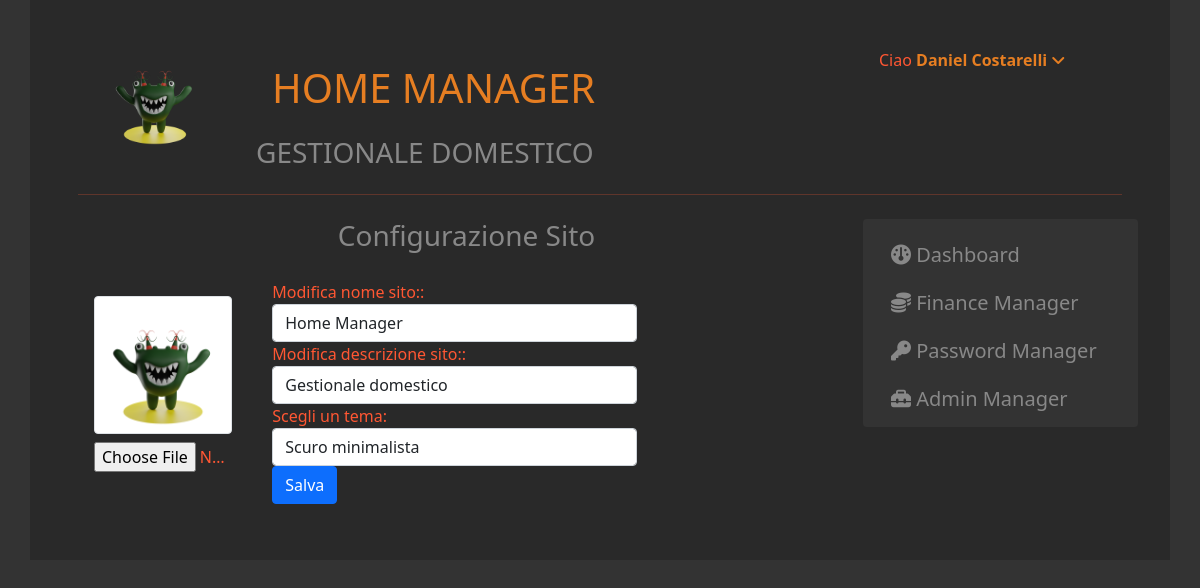
Page /index.php?page=configuration (signed in) on the committed database.
### tables this page shows
CREATE TABLE `configuration` (
  `id` tinyint NOT NULL AUTO_INCREMENT,
  `name` varchar(50) DEFAULT NULL,
  `description` varchar(60) DEFAULT NULL,
  `maintenance` tinyint(1) NOT NULL,
  `logo` varchar(60) DEFAULT NULL,
  `id_color` tinyint NOT NULL,
  PRIMARY KEY (`id`)
);

### index.php (called while the page is built)
<?php
	require_once("system/includes.php");
	if($maintenance == true)
	{
		echo "Sito in manutenzione";
	}
	elseif($maintenance == false)
	{
		require_once("frontend/base.php");
	}
?>

### system/config.php (called while the page is built, shortened)
<?php
require("./configuration/controller/ConfigurationController.class.php");
$config = new ConfigurationController();
$row = $config->selectConfiguration();
if ($row) {
	$title 			= $row['name'];
	$description 	= $row['description'];
	$logo 			= $row['logo'];
}
?>

### configuration/model/Configuration.class.php (called while the page is built, shortened)
<?php
require("./system/connection.php");
class Configuration
{
    public function getConfiguration() {
        global $conn;
        $query = "SELECT name, description, maintenance, logo, id_color FROM configuration";
        $result = mysqli_query($conn, $query);
        $row = mysqli_fetch_assoc($result);
        return $row;
    }
}
?>

### system/includes.php (called while the page is built)
<?php
	require_once("system/functions.php");
	require_once("system/config.php");
	require_once("system/component.class.php");
?>

### configuration/model/Colors.class.php (called while the page is built, shortened)
<?php
require("./system/connection.php");
class Colors
{
    public function __construct() {
        $this->table = 'colors';
    }
    public function getAllThemes() {
        global $conn;
        $query = "SELECT * FROM $this->table;";
        $result = mysqli_query($conn, $query);
        $themes = array();
        if ($result->num_rows > 0) {
            while ($row = mysqli_fetch_assoc($result)) {
                $themes[] = $row;
            }
        }
        return $themes;
    }
}
?>

### configuration/controller/ConfigurationController.class.php (the view, shortened to what this page needs)
<?php
require("./configuration/model/Configuration.class.php");
require("./configuration/model/Colors.class.php");
class ConfigurationController
{
    public function __construct() {
        $this->config = new Configuration();
        $this->colors = new Colors();
    }
    public function selectConfiguration() {
        return $this->config->getConfiguration();
    }
    public function viewThemePicker() {
        $html = 'Scegli un tema:';
        $html .= '<div style="display: flex;">';
        $html .= '<select class="form-control" name="theme-id" style="flex:1;">';
        foreach ($this->colors->getAllThemes() as $theme) {
            $html .= '<option value="' . $theme['id'] . '"';
            if ($theme['id'] == $this->config->getConfiguration()['id_color']) {
                $html .= ' selected="selected"';
            }
            $html .= '>' . ucfirst($theme['description']) . '</option>';
        }
        $html .= '</select>';
        $html .= '</div>';
        echo $html;
    }
}

### frontend/base.php (shortened to what this page needs)
<!DOCTYPE html>
<html lang="en">
<head>
    <link rel="stylesheet" href="https://stackpath.bootstrapcdn.com/bootstrap/5.0.0-alpha1/css/bootstrap.min.css">
</head>
<body>
    <div class="container p-1 p-md-5">
        <div class="row">
            <div class="col-md-2" style="text-align:center">
                <?php if (!empty($logo)) { ?>
                <img src="<?= $logo?>" alt="<?= $title?>" width="100" height="100">
                <?php }?>
            </div>
            <div class="col-md-7">
                <h1 class="p-3"><?php echo '<a href="index.php">'.strtoUpper($title) .'</a>'; ?></h1>
                <h3><?= strtoUpper($description) ?></h3>
            </div>
            <div class="col-md-3">
                <?= getMenu()?>
            </div>
        </div>
        <hr>
        <div class="row">
            <div class="col-md-9 p-2">
                <?= getPage()?>
            </div>
            <div class="col-md-3 p-2">
                <?= getSidebar()?>
            </div>
        </div>
    </div>
</body>
</html>

### frontend/pages/configuration.php (shortened to what this page needs)
<?php
$configSite = new ConfigurationController();
$configData = $configSite->selectConfiguration();
?>
<?= Component::createTitle('Configurazione Sito') ?>
<form class="row g-3" action="" method="post" enctype="multipart/form-data">
    <div class="row">
        <div class="col-md-3">
            <div class="m-3">
                <label for="logo" class="form-label">
                    <img src="<?= $configData["logo"] ? $configData['logo'] : 'https://placehold.co/200'; ?>" class="img-thumbnail" alt="logo">
                </label>
                <input class="file-input" type="file" id="logo" name="logo" accept="image/*">
            </div>
        </div>
        <div class="col-md-6">
            <form action="" method="post">
                <?= Component::createInputText('namesite', 'Modifica nome sito:', $configData['name']) ?>
                <?= Component::createInputText('descriptionsite', 'Modifica descrizione sito:', $configData['description']) ?>
                <?= $configSite->viewThemePicker() ?>
                <?= Component::createSubmitButton('Salva', 'primary') ?>
            </form>
        </div>
        <div class="col-md-3">
        </div>
    </div>
</form>

### rows in the picture
configuration: logo (picture), name "HOME MANAGER", description "GESTIONALE DOMESTICO"

### other values in the picture
$_SESSION['name'] "Daniel Costarelli"
$text "Configurazione Sito"
$label "Modifica nome sito: Modifica descrizione sito:"
$html "Scegli un tema:"
$label "Salva"
form field theme-id "Scuro minimalista"
